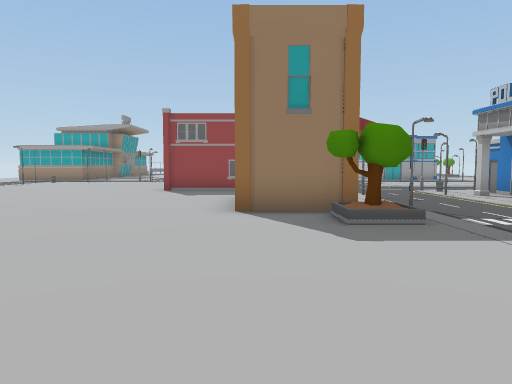
[1] (above)

22 first-person views from a walk through a 3-D level made in the Unity game engine. The camera is 1.5 m above the floor, tilts 4° down and sees 70° across. The floor is counted in squares, 2 m on a side. Each view is taken from the middle of a square. On the plan, view 1 faces up. The plan holds only what a view shows up to about 11 squares ahead; the rest is blank. The place goes on beyond the plan. Some surface patterns are stand-ins.

[2]
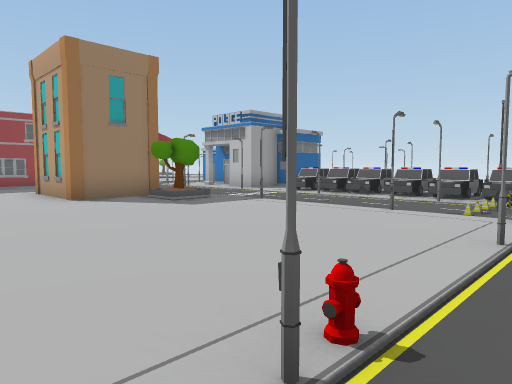

[3]
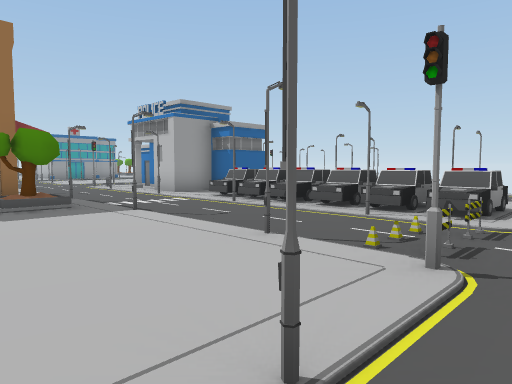

[4]
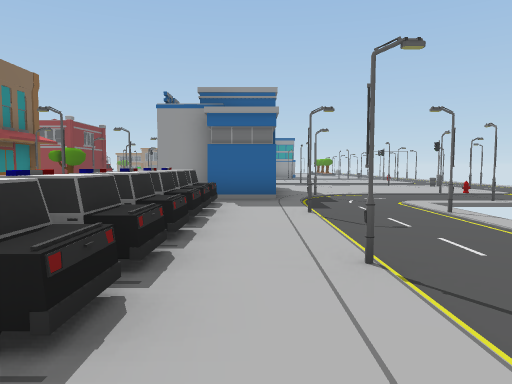

[5]
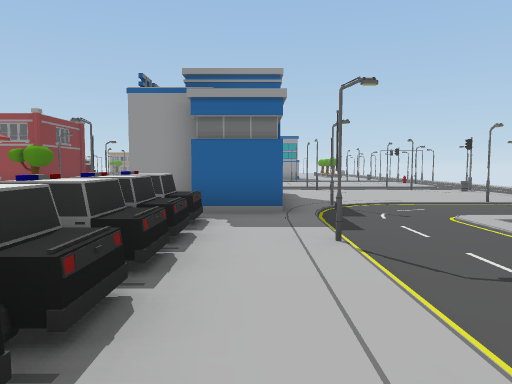

[6]
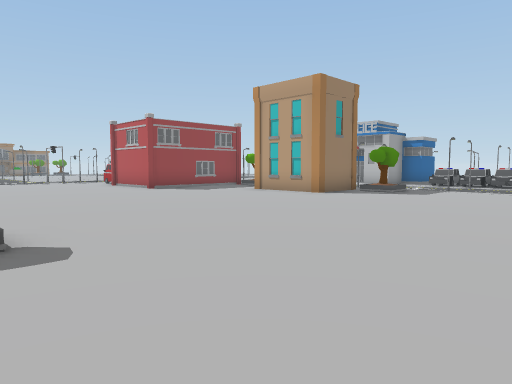

[7]
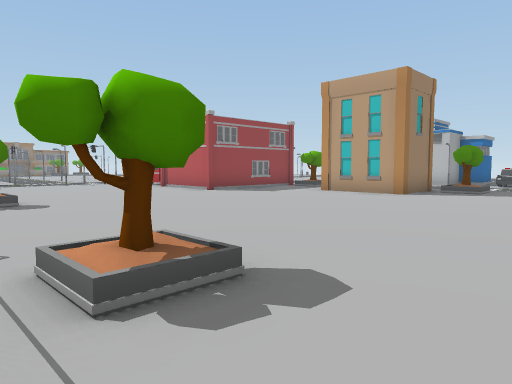

[8]
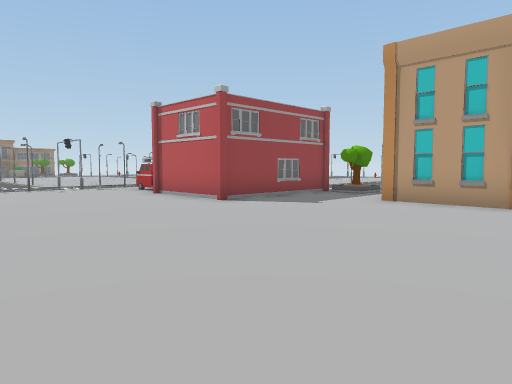

[9]
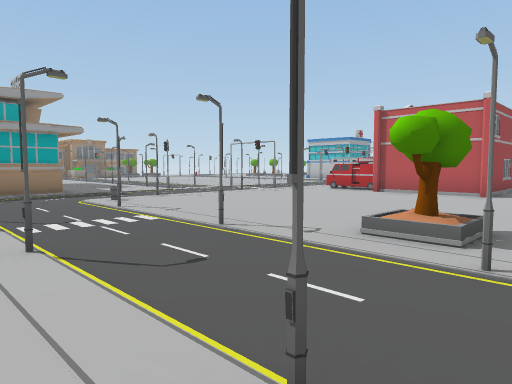

[10]
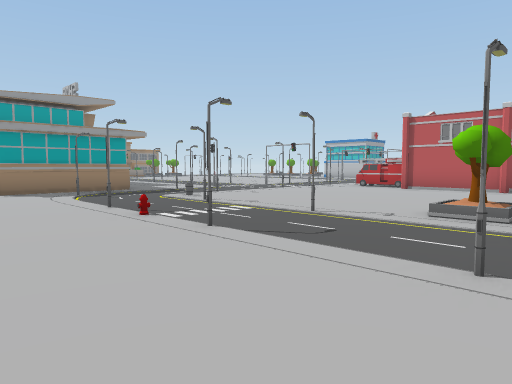

[11]
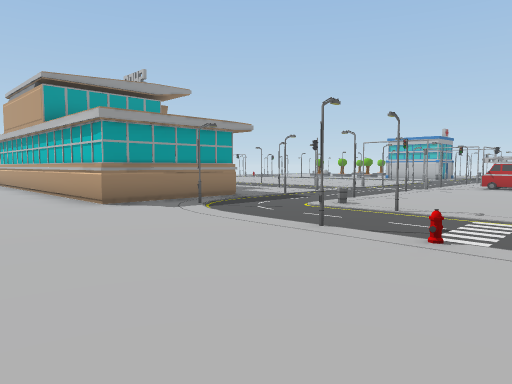

[12]
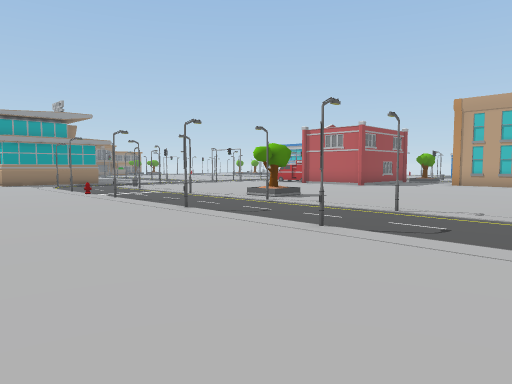

[13]
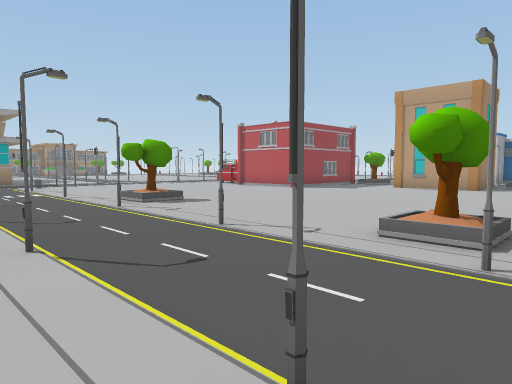

[14]
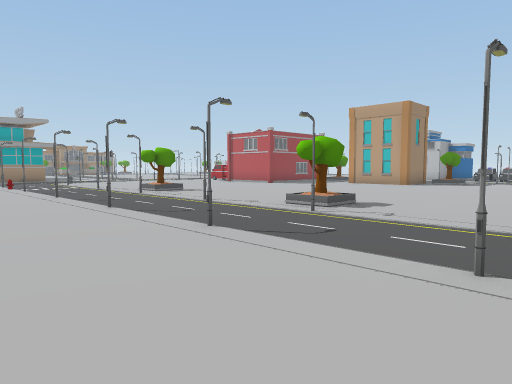

[15]
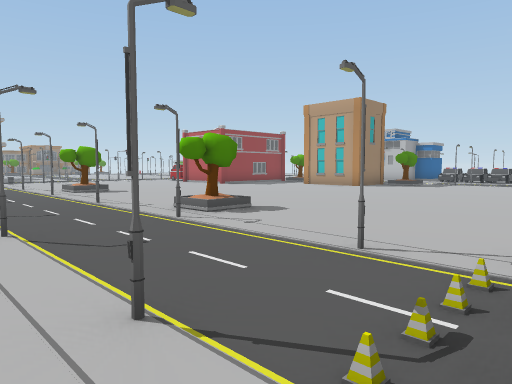

[16]
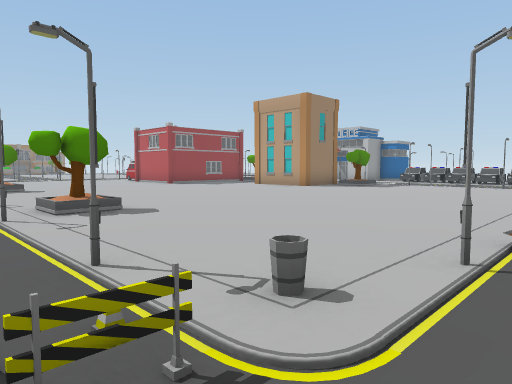

[17]
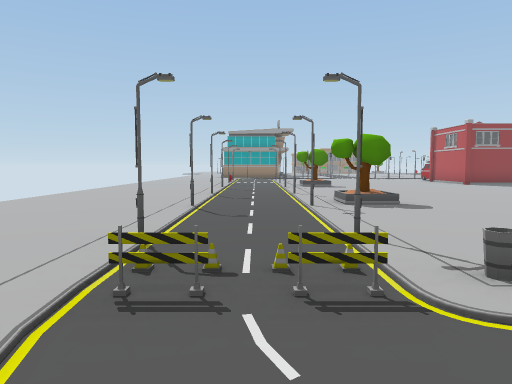

[18]
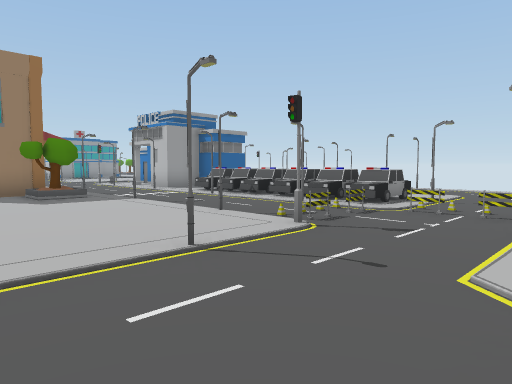

[19]
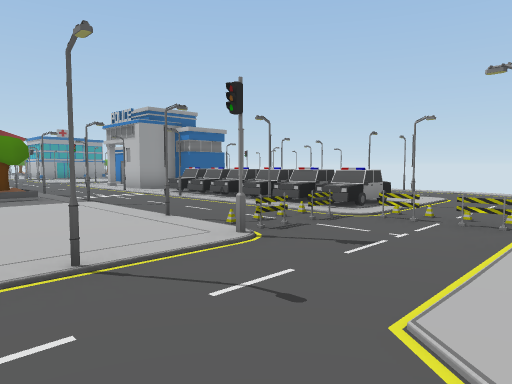

[20]
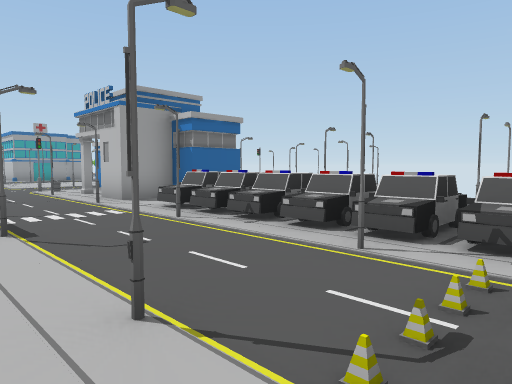

[21]
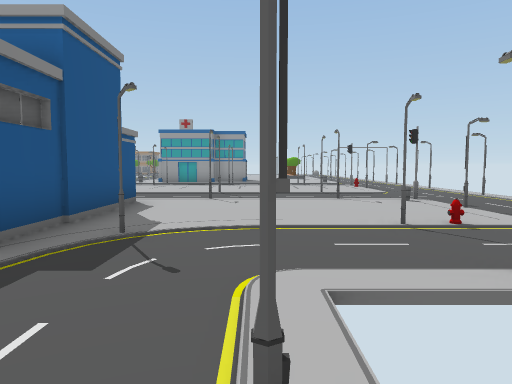

[22]
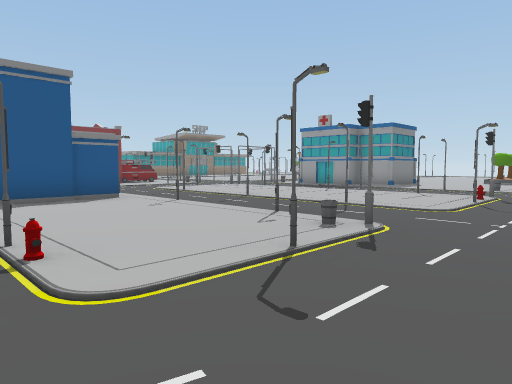

### Floor plan
Key: @ floor where view 1 was taken; # wall or solid block; . floor; / step, stairs or slope; = window, fence, low wall or low ledge; T tree; C car; H hydrant; L lamp; O other object.
Columns run from 16 left of view 1 to 17 right of it. Each row starts with its distance up from view 1.
 25   .#
 24   .#
 23   .#
 22   .#
 21  ..####.
 20  .......#
 19  ...#.....                    ..
 18  .......#..                  #..
 17  ......=....                ...OL
 16 ....#.#......              ....#
 15 ..............            .......
 14 ....H.........#         ..#..#....
 13 ....#.#.......#         .........#
 12  .............####     ...#..#....
 11  ....../........./  .O=##.....=L..
 10  ...#.#T........./T..####......#.
  9  ................O....###.........
  8 ................OO....###....#H...
  7 ....#.#.........OO #.#####........
  6 ................OO ....## .....
  5 ..................T...CC.... #
  4 ....#.#T...........#.#CC.#.#
  3  .....................CC....
  2  .....................CC....
  1  ...#.#............#.#CC.#.#
  0  ...............@.....CC....
 -1    ..=..#.//..H..#.L=..C....
 -2     .....    ........=......
 -3      .         ..... =...
 -4                ..

Positions as (right, up) in squares from view 1, and headings:
1: (0, 0), facing up
2: (-3, -2), facing up-right
3: (0, -2), facing up-right
4: (8, -2), facing up
5: (8, 0), facing up
6: (-9, 0), facing up-right
7: (-10, 2), facing up-right
8: (-8, 5), facing up-right
9: (-13, 9), facing up-right
10: (-15, 9), facing up-right
11: (-16, 13), facing up-right
12: (-16, 4), facing up-right
13: (-13, 3), facing up-right
14: (-15, 0), facing up-right
15: (-13, -1), facing up-right
16: (-11, -2), facing up-right
17: (-11, -3), facing up
18: (-1, -4), facing up-right
19: (0, -4), facing up-right
20: (2, -1), facing up-right
21: (11, 3), facing up
22: (17, 7), facing up-left
